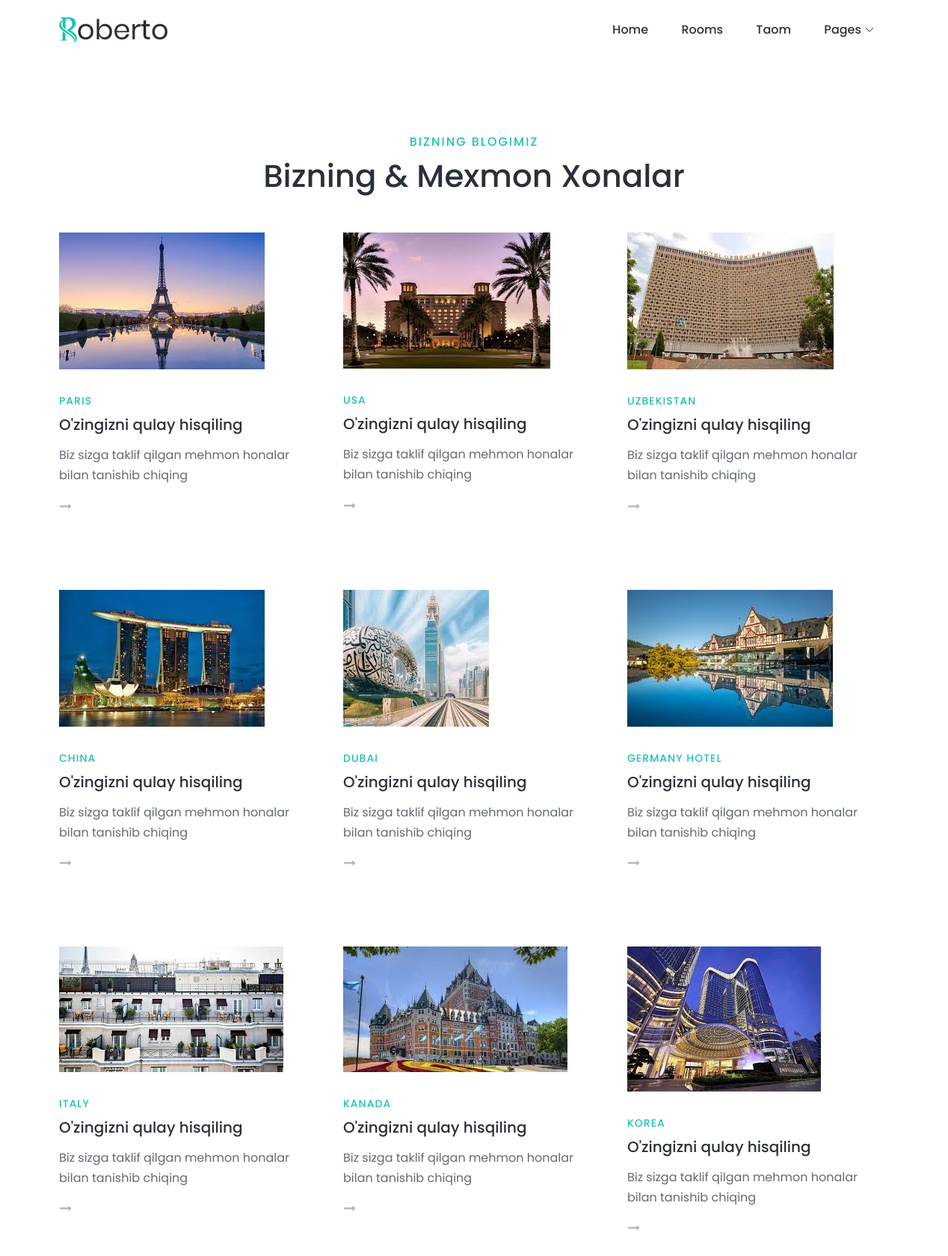
/salom/, run on the app's committed database.
### hotel/models.py (models this page shows, shortened)
class Product(models.Model):
    name=models.CharField(max_length=100)
    malumot=models.CharField(max_length=10000,null=True)
    price=models.PositiveIntegerField()
    category=models.ForeignKey(Category , on_delete=models.CASCADE ,related_name='products')
    image = models.ImageField(upload_to='images' , null=True)

### hotel/views.py (the view)
# urls.py: path('salom/',salom,name='salom'),
def salom(request):
    products = Product.objects.all().order_by('name')
    categories = Category.objects.all()
    return render(request, 'salom.html', context={"products": products, "cats": categories})

### templates/salom.html (shortened to what this page needs)
{% extends 'base.html' %}
{% load static %}
{% block content %}
<div class="main-header-area">
    <div class="classy-nav-container breakpoint-off">
        <div class="container">
            <nav class="classy-navbar justify-content-between" id="robertoNav">
                <a class="nav-brand" href="index.html"><img src="{% static './img/core-img/logo.png' %}" alt=""></a>
                <div class="classy-menu">
                    <div class="classynav">
                        <ul id="nav">
                            <li class="active"><a href="{% url 'home' %}">Home</a></li>
                            <li><a href="{% url 'single' %}">Rooms</a></li>
                            <li><a href="{% url 'singlet' %}">Taom</a></li>
                            <li><a href="#">Pages</a>
                                    </li>
                                </ul>
                    </div>
                </div>
            </nav>
        </div>
    </div>
</div>
<section class="roberto-blog-area section-padding-100-0">
    <div class="container">
        <div class="row">
            <div class="col-12">
                <div class="section-heading text-center wow fadeInUp" data-wow-delay="100ms">
                    <h6>Bizning blogimiz</h6>
                    <h2>Bizning &amp; Mexmon xonalar</h2>
                </div>
            </div>
        </div>
        <div class="row">
            {% for i in products %}
            <div class="col-12 col-md-6 col-lg-4">
                <div class="single-post-area mb-100 wow fadeInUp" data-wow-delay="300ms">
                    <a href="{% url 'batafsil' i.id %}" class="post-thumbnail"><img src="{{i.image.url}}" alt=""></a>
                    <div class="post-meta">
                        <a href="{% url 'batafsil' i.id %}" class="post-catagory">{{i.name}}</a>
                    </div>
                    <a href="#" class="post-title">O'zingizni qulay hisqiling</a>
                    <p>Biz sizga taklif qilgan mehmon honalar bilan tanishib chiqing</p>
                    <a href="index.html" class="btn continue-btn"><i class="fa fa-long-arrow-right" aria-hidden="true"></i></a>
                </div>
            </div>
            {% endfor %}
            </div>
        </div>
</section>
{% endblock content %}

### static/style.css (style rules this page uses)
* { margin: 0; padding: 0; }
body { font-family: "Poppins", sans-serif; font-weight: 400; font-size: 16px; position: relative; z-index: auto; }
h1, h2, h3, h4, h5, h6 { font-family: "Poppins", sans-serif; color: #2a303b; line-height: 1.3; font-weight: 500; }
a, a:active, a:focus, a:hover { color: #2a303b; text-decoration: none; -webkit-transition-duration: 500ms; -o-transition-duration: 500ms; transition-duration: 500ms; outline: none; font-weight: 500; }
li { list-style: none; }
p { line-height: 1.7; color: #636a76; font-size: 16px; font-weight: 400; }
img { max-width: 100%; height: auto; }
ul { margin: 0; padding: 0; }
ul li { margin: 0; padding: 0; }
.mb-100 { margin-bottom: 100px; }
.section-padding-100-0 { padding-top: 100px; padding-bottom: 0; }
.section-heading { position: relative; z-index: 1; margin-bottom: 50px; }
.section-heading h6 { text-transform: uppercase; color: #1cc3b2; letter-spacing: 2px; display: block; margin-bottom: 10px; }
.section-heading h2 { font-size: 42px; text-transform: capitalize; margin-bottom: 0; display: block; line-height: 1.2; }
.continue-btn { padding: 0; line-height: 1; color: #afb4bf; font-size: 16px; text-transform: capitalize; text-decoration: underline; font-weight: 500; }
.classy-nav-container { background-color: transparent; padding: 0; }
.classy-nav-container .classy-navbar { -webkit-transition-duration: 500ms; -o-transition-duration: 500ms; transition-duration: 500ms; height: 80px; padding: 0; }
.classy-nav-container .classy-navbar .classynav ul li a { font-size: 16px; text-transform: capitalize; color: #2a303b; font-weight: 500; padding: 0 20px; }
.classynav ul li.active a { position: relative; z-index: 1; }
.classynav ul li.active a::before { width: 80%; height: 2px; background-color: #ffffff; position: absolute; bottom: 0; left: 10%; z-index: 1; content: ''; }
.classynav ul li.has-down > a::after, .classynav ul li.has-down.active > a::after, .classynav ul li.megamenu-item > a::after { color: #2a303b; }
.main-header-area { position: relative; z-index: 1; background-color: #ffffff; }
.single-post-area { position: relative; z-index: 1; -webkit-transition-duration: 500ms; -o-transition-duration: 500ms; transition-duration: 500ms; }
.single-post-area .post-thumbnail { display: block; margin-bottom: 30px; }
.single-post-area .post-meta { position: relative; z-index: 1; margin-bottom: 8px; }
.single-post-area .post-meta a { position: relative; z-index: 1; font-size: 14px; color: #afb4bf; display: inline-block; margin-right: 30px; text-transform: uppercase; letter-spacing: 1px; }
.single-post-area .post-meta a:last-child { margin-right: 0; color: #1cc3b2; }
.single-post-area .post-title { font-size: 20px; line-height: 1.2; display: block; margin-bottom: 15px; }
.single-post-area p { margin-bottom: 15px; }

### static/css/default-assets/classy-nav.css (style rules this page uses)
.classy-nav-container { position: relative; z-index: 1; background-color: #ffffff; }
.classy-nav-container * { box-sizing: border-box; }
.classy-nav-container a { -webkit-transition-duration: 500ms; transition-duration: 500ms; text-decoration: none; outline: none; font-size: 14px; color: #232323; display: inline-block; }
.justify-content-between { -webkit-box-pack: justify; -ms-flex-pack: justify; justify-content: space-between; }
.classy-navbar { width: 100%; height: 80px; display: -webkit-box; display: -ms-flexbox; display: flex; -webkit-box-align: center; -ms-flex-align: center; -ms-grid-row-align: center; align-items: center; }
.classy-navbar .nav-brand { font-size: 26px; font-weight: 500; color: #232323; display: inline-block; margin-right: 30px; }
.classynav ul li { display: inline-block; clear: both; position: inherit; z-index: 10; }
.classynav ul li.cn-dropdown-item { position: relative; z-index: 10; }
.classynav ul li a { padding: 0 15px; display: block; height: 40px; font-size: 14px; line-height: 39px; }
.classynav ul li.megamenu-item > a:after, .classynav ul li.has-down > a:after { font-family: 'classyfonts'; content: "\e900"; font-size: 12px; color: #000000; padding-left: 5px; -webkit-transition-duration: 500ms; transition-duration: 500ms; }
.breakpoint-off .classynav { display: -webkit-box; display: -ms-flexbox; display: flex; -webkit-box-align: center; -ms-flex-align: center; -ms-grid-row-align: center; align-items: center; }

### data on the page
Product: image (picture), name "PARIS"
Product: image (picture), name "USA"
Product: image (picture), name "UZBEKISTAN"
Product: image (picture), name "CHINA"
Product: image (picture), name "DUBAI"
Product: image (picture), name "GERMANY HOTEL"
Product: image (picture), name "ITALY"
Product: image (picture), name "KANADA"
Product: image (picture), name "KOREA"
